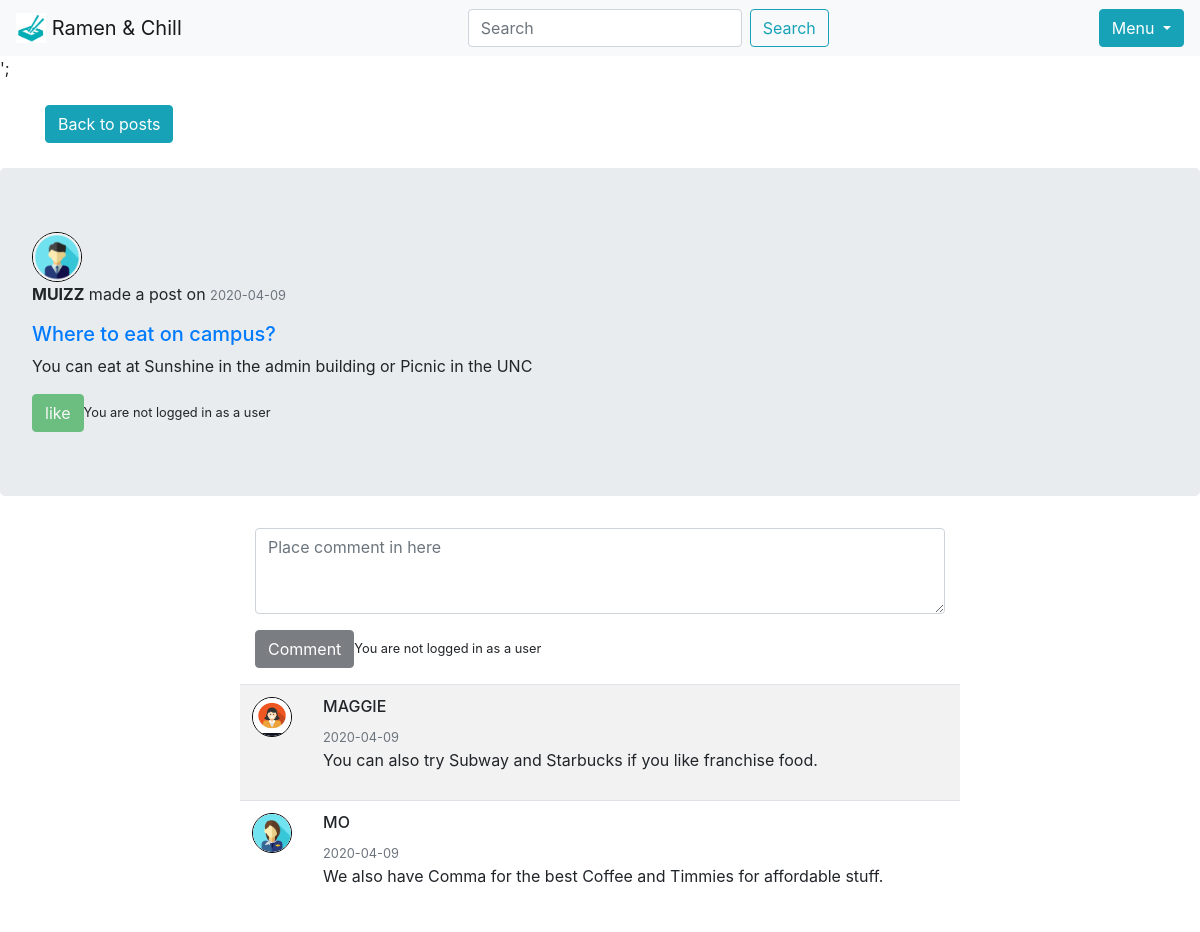
Screenshot of /post.php?postId=6 with the database file from the repository.
### tables this page shows
CREATE TABLE `user` (
  `username` varchar(20) NOT NULL,
  `password` varchar(255) NOT NULL,
  `email` varchar(50) NOT NULL,
  `Bio` varchar(100) NOT NULL,
  `image` longtext NOT NULL,
  `disabled` tinyint(1) NOT NULL DEFAULT 0
);

CREATE TABLE `post` (
  `postId` int(11) NOT NULL,
  `content` varchar(500) NOT NULL,
  `created` date NOT NULL DEFAULT current_timestamp(),
  `category` varchar(50) NOT NULL,
  `title` varchar(100) NOT NULL,
  `username` varchar(20) NOT NULL
);

CREATE TABLE `comment` (
  `commentId` int(11) NOT NULL,
  `content` varchar(100) NOT NULL,
  `created` date NOT NULL DEFAULT current_timestamp(),
  `postId` int(11) NOT NULL,
  `username` varchar(20) NOT NULL
);

### post.php (the view, shortened to what this page needs)
<?php include 'includes/connect.php'; ?>
<!doctype html>
<html lang="en">
<?php
$postId = "";
if (isset($_GET['postId'])) {
    $postId = $_GET['postId'];
}
$sql1 = "SELECT username, content, created, category, title FROM post WHERE postId = '$postId'";
$result1 = $conn->query($sql1);
while ($row = $result1->fetch()) {
    $postTitle = $row['title'];
    $postDate = $row['created'];
    $postContent = $row['content'];
    $user = $row['username'];
    $sql1_1 = "SELECT image FROM user WHERE username = '$user'";
    $result1_1 = $conn->query($sql1_1);
    while ($row2 = $result1_1->fetch()) {
        $postUsrImg = $row2['image'];
    }
}
$sql2 = "SELECT content, created, username FROM comment WHERE postId = '$postId'";
$result2 = $conn->query($sql2);
?>
<head>
    <link rel="stylesheet" href="css/post.css">
    <link rel="stylesheet" href="https://stackpath.bootstrapcdn.com/bootstrap/4.3.1/css/bootstrap.min.css">
</head>
<body>
    <?php include 'includes/navbar.php' ?>
    <div id="navigation">
        <div class="container">
            <a href="home.php" class="btn btn-info">Back to posts</a>
        </div>
    </div>
    <div id="post" class="jumbotron">
        <div class="container">
            <div class="row">
                <img style="width: 50px; height: 50px; border-radius: 50%; border: black 1px solid; margin-right: 10px;" <?php echo 'src="upload/' . $postUsrImg . '"'; ?>>
            </div>
            <div id="postHead" class="row">
                <p><b><?php echo strtoupper($user) ?></b> made a post on <?php echo '<small class="text-muted">' . $postDate . '</small>' ?></p>
            </div>
            <div id="postTitle" class="row">
                <?php
                echo '
                    <div>
                        <h5><a href="post.html">' . $postTitle . '</a></h5>
                    </div>';
                ?>
            </div>
            <div id="postBody" class="row">
                <?php
                echo '
                    <div>
                        <p>' . $postContent . '</p>
                    </div>
                    ';
                ?>
            </div>
            <div id="postFoot" class="row">
                <form action="likePost.php" method="GET">
                    <?php if (isset($_SESSION['username']) && $count == 0) {
                        echo '<input type="submit" name="like" class="btn btn-success" value="like">';
                    } else if (isset($_SESSION['username']) && $count != 0) {
                        echo '<input type="submit" name="unlike" class="btn btn-danger" value="unlike">';
                    } else {
                        echo '<input type="submit" class="btn btn-success" value="like" disabled><small>You are not logged in as a user</small>';
                    }
                    ?>
                </form>
            </div>
        </div>
    </div>
    <div id="comments">
        <div class="container">
            <div id="txt">
                <form method="POST" action="makeComment.php">
                    <div class="form-group">
                        <textarea name="content" class="form-control" rows="3" placeholder="Place comment in here" required></textarea>
                    </div>
                    <div class="form-group">
                        <?php if (isset($_SESSION['username'])) {
                            echo '<input type="submit" class="btn btn-dark" value="Comment">';
                        } else {
                            echo '<input type="submit" class="btn btn-dark" value="Comment" disabled><small>You are not logged in as a user</small>';
                        }
                        ?>
                    </div>
                </form>
            </div>
            <div id="list">
                <div id="comment" class="row">
                    <table class="table table-hover table-striped">
                        <?php
                        while ($row = $result2->fetch()) {
                            $commentUsr = $row['username'];
                            $commentDate = $row['created'];
                            $commentContent = $row['content'];
                            $sql2_1 = "SELECT image FROM user WHERE username = '$commentUsr'";
                            $result2_1 = $conn->query($sql2_1);
                            while ($row = $result2_1->fetch()) {
                                $commentImg = $row['image'];
                            }
                            echo '
                            <tr>
                                <td>
                                    <img id="commentImg" src="upload/' . $commentImg . '" >
                                </td>
                                <td>
                                    <h6>' . strtoupper($commentUsr) . '</h6>
                                    <small class="text-muted">' . $commentDate . '</small>
                                    <p>' . $commentContent . '</p>
                                </td>
                            </tr>
                            ';
                        }
                        ?>
                    </table>
                </div>
            </div>
        </div>
    </div>
</body>
</html>

### css/post.css (style rules this page uses)
#navigation { margin-bottom: 25px; margin-top: 25px; }
#commentImg { width: 40px; height: 40px; border-radius: 50%; border: black 1px solid; }
#comments { width:60%; margin: auto; }

### rows the page displays
user: image (picture)
post: username "MUIZZ", created "2020-04-09", title "Where to eat on campus?", content "You can eat at Sunshine in the admin building or Picnic in the UNC"
comment: username.image (picture), username "MAGGIE", created "2020-04-09", content "You can also try Subway and Starbucks if you like franchise food."
comment: username.image (picture), username "MO", created "2020-04-09", content "We also have Comma for the best Coffee and Timmies for affordable stuff."
